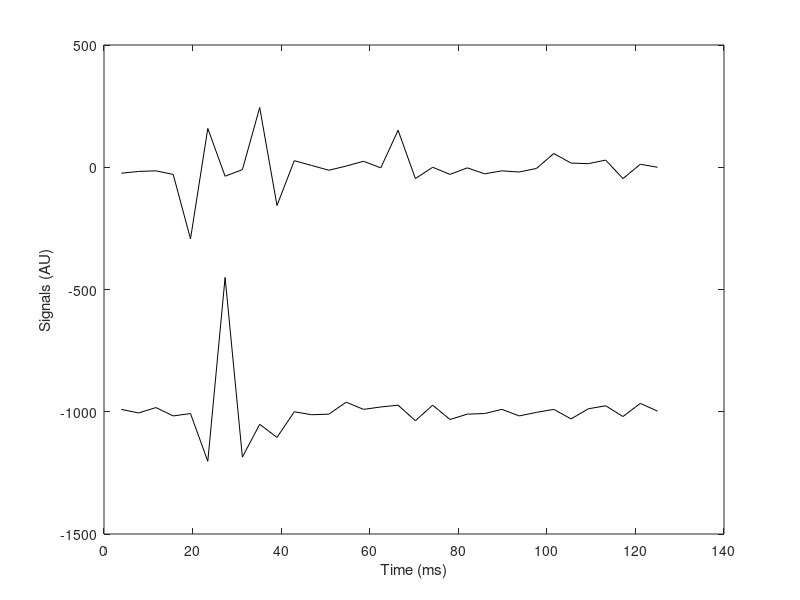
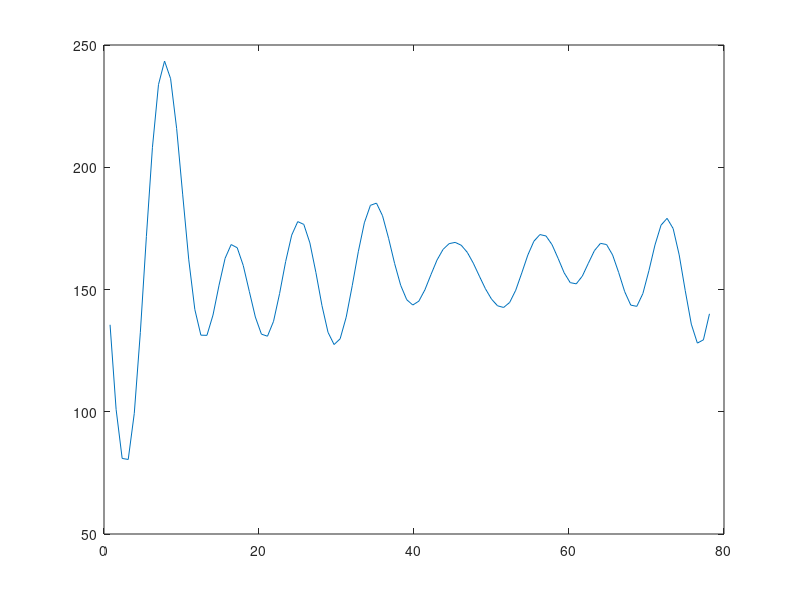

The MATLAB source for these figures, in order:
close all
clear all
fclose('all');
load('Signals_EMG.mat'); % Loading the recorded EMGs (two channels)
n_step = 100; % Number of steps in the loop for optimal alignment
stepCount = 0.2; % Size of the step of non-integer delay applied to one of the signals for alignment
ied=24; % Interelectrode distance of the recordings in mm
Fs = 2048; % Recording sampling frequency
Ts = 1/Fs; % Sampling interval
 
% Downsampling by an integer
M = 8; % Downsampling factor
channel1 = channel1(1:M:end); % Downsampling first channel
channel2 = channel2(1:M:end); % Downsampling second channel
Fs=Fs/M;
Ts=Ts*M;
% End downsampling
 
timeAxis=[1:length(channel1)].*Ts.*1000; % Definition of time axis in ms
freqAxis=fftshift([-0.5:1/(length(channel1)):0.5-1/(length(channel1))]); % Definition of discrete frequency axis
 
figure(1);plot(timeAxis,channel1,'k');hold on; plot(timeAxis,channel2-1000,'k'); % Plot of the two recordings after down-sampling
xlabel('Time (ms)')
ylabel('Signals (AU)')
 
channel1_ft = fft(channel1); % Fourier transform of the first channel
 
figure(2)
for uu = 1 : n_step
    channel1_dt = (channel1_ft).*exp(-i*2*pi*stepCount*uu*freqAxis); % complex exponential multiplication (delay in frequency domain)
    channel1_dt = real(ifft((channel1_dt))); % inverse transform to go back to the time domain 
    %plot(timeAxis,channel1_dt,'r'); % Plot of the time-shifted signal
    hold on
    plot(timeAxis,channel2,'k');
    uu
    MSE_vect(uu)= sum((channel1_dt - channel2).^ 2)./sum(channel2.^ 2).*100; % normalized mean square error between aligned signals
    delay(uu) = stepCount*uu; % Imposed delay in samples
end;
xlabel('Time (ms)')
ylabel('Signal amplitude (AU)')
 
% Identification of the optimal delay (minimum mean sqaure error)
[MSEopt, optDelay] = min(MSE_vect);

% Plot of optimal alignment
%[Here please complete with plot instructions of the two signals with optimal alignment. This means that channel1 has to be plotted after shift by the optimal delay.]
hold off;
hold on;
p1 = plot(timeAxis + 5.86, channel1, 'c'); 
p2 = plot(timeAxis, channel2, 'k');
legend([p1 p2], 'Channel 1', 'Channel 2')
xlabel('Time (ms)')
ylabel('Signal amplitude (AU)')

title('Optimal Delay for alignment of Channel 1') 

hold off
MSE_vect8 = MSE_vect;
real_delay8 = delay*Ts*1000;
plot(real_delay8, MSE_vect)

% Delay and conduction velocity estimate
fprintf('The optimal delay is %2.2f ms \n',delay(optDelay)*Ts*1000);
fprintf('The estimated conduction velocity is %2.2f m/s \n',ied/(delay(optDelay)*Ts*1000));
fprintf('Optimal MSE between signals: %2.2f %%\n',MSEopt);
